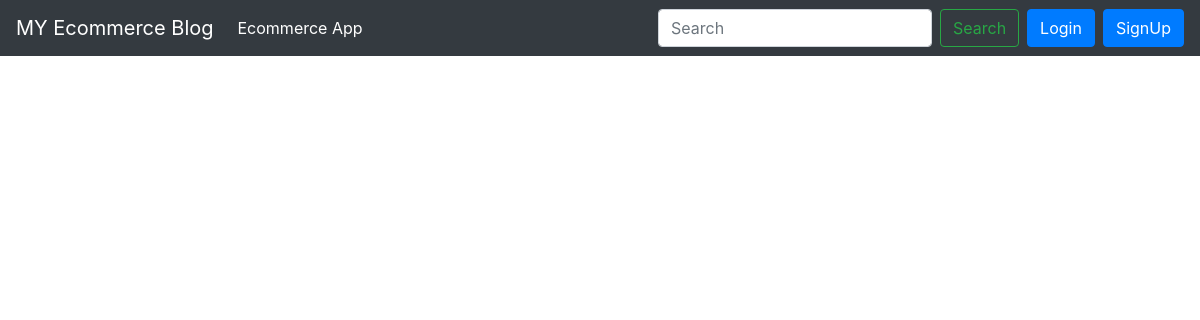
/blog/, run on an earlier commit of the app's database.
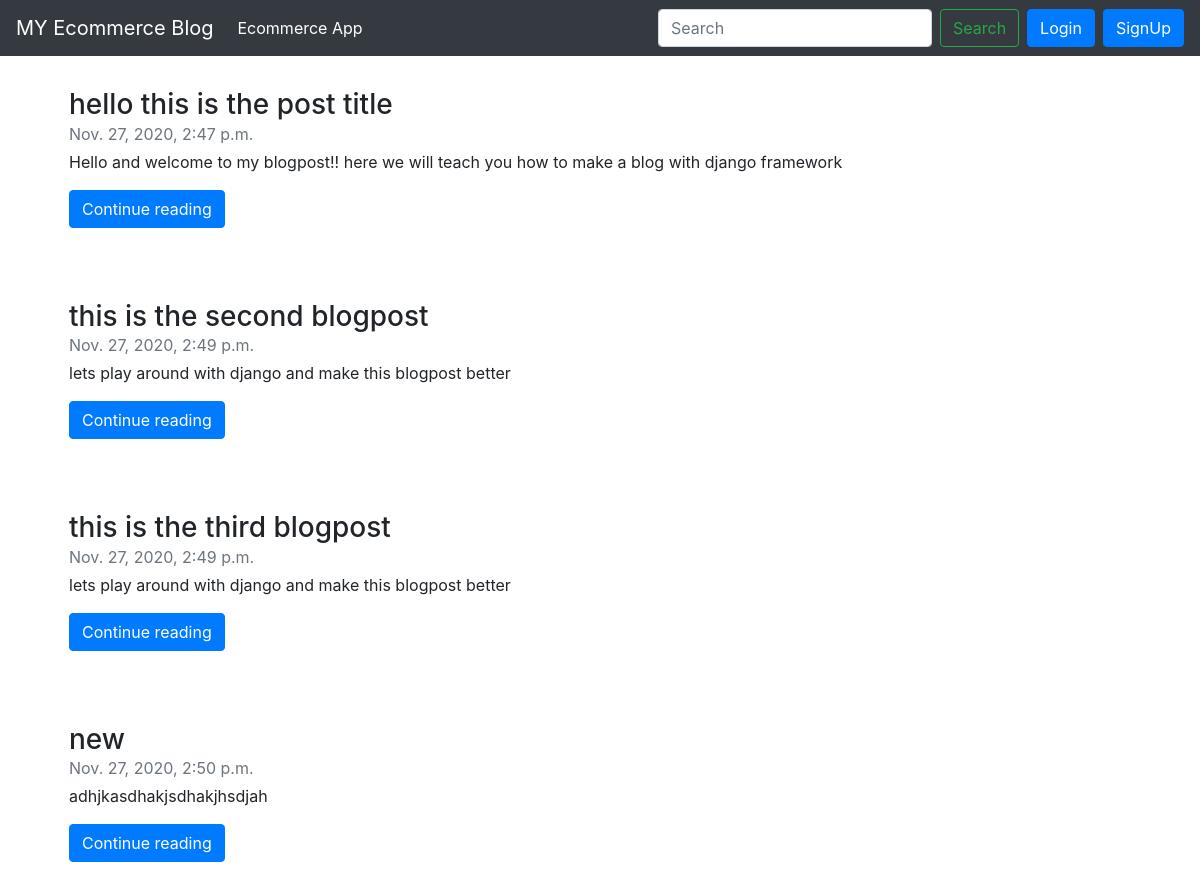
And on a later commit of the database.
### blog/models.py (models this page shows, shortened)
class Post(models.Model):
    title = models.CharField(max_length=200)
    slug = models.CharField(max_length=200)
    content = models.TextField()
    timestamp = models.DateTimeField(auto_now_add=True)
    author = models.CharField(max_length=100)

### blog/views.py (the view)
# urls.py: path('', views.index, name="home"),
def index(request):
    posts = Post.objects.all()
    comments = BlogComment.objects.all()
    context = {'posts' : posts , 'comments' : comments, 'user':request.user}
    return render(request, 'blog/blogindex.html', context)

### ecommerce/templates/blog/blogindex.html (shortened to what this page needs)
{% extends 'blog/blogbase.html' %}
{% block body %}
<div class="container">
{% for post in posts %}
    <div class="col p-4 d-flex flex-column position-static">
        <h3 class="mb-0">{{post.title}}</h3>
        <div class="mb-1 text-muted">{{post.timestamp}}</div>
        <p class="card-text mb-auto">{{post.content| truncatechars:400}}</p>
            <div>
                <a href="{{post.slug}}/" class="btn btn-primary my-3">Continue reading</a>
            </div>
    </div>
{% endfor %}
</div>
{% endblock body %}

What changed in the data, as far as the page shows it:
added Post: title "hello this is the post title", timestamp "Nov. 27, 2020, 2:47 p.m.", content "Hello and welcome to my blogpost!! here we will teach you how to make a blog with django framework"
added Post: title "this is the second blogpost", timestamp "Nov. 27, 2020, 2:49 p.m.", content "lets play around with django and make this blogpost better"
added Post: title "this is the third blogpost", timestamp "Nov. 27, 2020, 2:49 p.m.", content "lets play around with django and make this blogpost better"
added Post: title "new", timestamp "Nov. 27, 2020, 2:50 p.m.", content "adhjkasdhakjsdhakjhsdjah"
